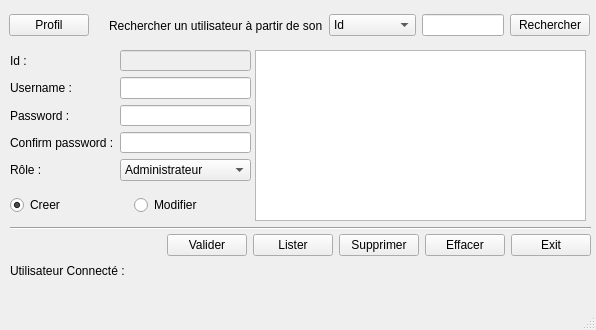
<?xml version="1.0" encoding="UTF-8"?>
<ui version="4.0">
 <class>UIAdministrateur</class>
 <widget class="QMainWindow" name="UIAdministrateur">
  <property name="geometry">
   <rect>
    <x>0</x>
    <y>0</y>
    <width>596</width>
    <height>330</height>
   </rect>
  </property>
  <property name="minimumSize">
   <size>
    <width>596</width>
    <height>330</height>
   </size>
  </property>
  <property name="maximumSize">
   <size>
    <width>596</width>
    <height>330</height>
   </size>
  </property>
  <property name="windowTitle">
   <string>Interface administrateur</string>
  </property>
  <widget class="QWidget" name="centralwidget">
   <widget class="QWidget" name="formLayoutWidget">
    <property name="geometry">
     <rect>
      <x>10</x>
      <y>50</y>
      <width>241</width>
      <height>131</height>
     </rect>
    </property>
    <layout class="QFormLayout" name="formLayout">
     <item row="0" column="0">
      <widget class="QLabel" name="labelId">
       <property name="text">
        <string>Id :</string>
       </property>
      </widget>
     </item>
     <item row="0" column="1">
      <widget class="QLineEdit" name="lineEditId">
       <property name="enabled">
        <bool>false</bool>
       </property>
      </widget>
     </item>
     <item row="1" column="0">
      <widget class="QLabel" name="labelUsername">
       <property name="text">
        <string>Username :</string>
       </property>
      </widget>
     </item>
     <item row="1" column="1">
      <widget class="QLineEdit" name="lineEditUsername"/>
     </item>
     <item row="2" column="0">
      <widget class="QLabel" name="labelPassword">
       <property name="text">
        <string>Password :</string>
       </property>
      </widget>
     </item>
     <item row="2" column="1">
      <widget class="QLineEdit" name="lineEditPassword">
       <property name="echoMode">
        <enum>QLineEdit::Password</enum>
       </property>
      </widget>
     </item>
     <item row="3" column="0">
      <widget class="QLabel" name="labelConfirmPassword">
       <property name="text">
        <string>Confirm password :</string>
       </property>
      </widget>
     </item>
     <item row="3" column="1">
      <widget class="QLineEdit" name="lineEditConfirmPassword">
       <property name="echoMode">
        <enum>QLineEdit::Password</enum>
       </property>
      </widget>
     </item>
     <item row="4" column="0">
      <widget class="QLabel" name="labelRole">
       <property name="text">
        <string>Rôle :</string>
       </property>
      </widget>
     </item>
     <item row="4" column="1">
      <widget class="QComboBox" name="comboBoxRole">
       <property name="currentIndex">
        <number>0</number>
       </property>
       <item>
        <property name="text">
         <string>Administrateur</string>
        </property>
       </item>
       <item>
        <property name="text">
         <string>Responsable</string>
        </property>
       </item>
       <item>
        <property name="text">
         <string>Formateur</string>
        </property>
       </item>
       <item>
        <property name="text">
         <string>Etudiant</string>
        </property>
       </item>
      </widget>
     </item>
    </layout>
   </widget>
   <widget class="QWidget" name="horizontalLayoutWidget">
    <property name="geometry">
     <rect>
      <x>10</x>
      <y>190</y>
      <width>241</width>
      <height>31</height>
     </rect>
    </property>
    <layout class="QHBoxLayout" name="horizontalLayout">
     <item>
      <widget class="QRadioButton" name="radioButtonCreer">
       <property name="text">
        <string>Creer</string>
       </property>
       <property name="checked">
        <bool>true</bool>
       </property>
      </widget>
     </item>
     <item>
      <widget class="QRadioButton" name="radioButtonModifier">
       <property name="text">
        <string>Modifier</string>
       </property>
      </widget>
     </item>
    </layout>
   </widget>
   <widget class="Line" name="line">
    <property name="geometry">
     <rect>
      <x>10</x>
      <y>220</y>
      <width>581</width>
      <height>16</height>
     </rect>
    </property>
    <property name="orientation">
     <enum>Qt::Horizontal</enum>
    </property>
   </widget>
   <widget class="QWidget" name="horizontalLayoutWidget_2">
    <property name="geometry">
     <rect>
      <x>10</x>
      <y>230</y>
      <width>581</width>
      <height>31</height>
     </rect>
    </property>
    <layout class="QHBoxLayout" name="horizontalLayout_2">
     <item>
      <spacer name="horizontalSpacer">
       <property name="orientation">
        <enum>Qt::Horizontal</enum>
       </property>
       <property name="sizeHint" stdset="0">
        <size>
         <width>40</width>
         <height>20</height>
        </size>
       </property>
      </spacer>
     </item>
     <item>
      <widget class="QPushButton" name="pushButtonValider">
       <property name="text">
        <string>Valider</string>
       </property>
      </widget>
     </item>
     <item>
      <widget class="QPushButton" name="pushButtonLister">
       <property name="text">
        <string>Lister</string>
       </property>
      </widget>
     </item>
     <item>
      <widget class="QPushButton" name="pushButtonSupprimer">
       <property name="text">
        <string>Supprimer</string>
       </property>
      </widget>
     </item>
     <item>
      <widget class="QPushButton" name="pushButtonEffacer">
       <property name="text">
        <string>Effacer</string>
       </property>
      </widget>
     </item>
     <item>
      <widget class="QPushButton" name="pushButtonExit">
       <property name="text">
        <string>Exit</string>
       </property>
      </widget>
     </item>
    </layout>
   </widget>
   <widget class="QTableView" name="tableView">
    <property name="geometry">
     <rect>
      <x>255</x>
      <y>50</y>
      <width>331</width>
      <height>171</height>
     </rect>
    </property>
   </widget>
   <widget class="QWidget" name="horizontalLayoutWidget_3">
    <property name="geometry">
     <rect>
      <x>9</x>
      <y>10</y>
      <width>581</width>
      <height>31</height>
     </rect>
    </property>
    <layout class="QHBoxLayout" name="horizontalLayout_3">
     <item>
      <widget class="QPushButton" name="pushButtonProfil">
       <property name="toolTip">
        <string>Consulter mon profil ...</string>
       </property>
       <property name="text">
        <string>Profil</string>
       </property>
      </widget>
     </item>
     <item>
      <spacer name="horizontalSpacer_2">
       <property name="orientation">
        <enum>Qt::Horizontal</enum>
       </property>
       <property name="sizeHint" stdset="0">
        <size>
         <width>40</width>
         <height>20</height>
        </size>
       </property>
      </spacer>
     </item>
     <item>
      <widget class="QLabel" name="labelRechercher">
       <property name="text">
        <string>Rechercher un utilisateur à partir de son</string>
       </property>
      </widget>
     </item>
     <item>
      <widget class="QComboBox" name="comboBoxRechercherPar">
       <property name="currentIndex">
        <number>0</number>
       </property>
       <item>
        <property name="text">
         <string>Id</string>
        </property>
       </item>
       <item>
        <property name="text">
         <string>Username</string>
        </property>
       </item>
      </widget>
     </item>
     <item>
      <widget class="QLineEdit" name="lineEditRechercher"/>
     </item>
     <item>
      <widget class="QPushButton" name="pushButtonRechercher">
       <property name="text">
        <string>Rechercher</string>
       </property>
      </widget>
     </item>
    </layout>
   </widget>
   <widget class="QWidget" name="horizontalLayoutWidget_4">
    <property name="geometry">
     <rect>
      <x>10</x>
      <y>260</y>
      <width>221</width>
      <height>21</height>
     </rect>
    </property>
    <layout class="QHBoxLayout" name="horizontalLayout_4">
     <item>
      <widget class="QLabel" name="labelUtilisateurConnecteTitre">
       <property name="text">
        <string>Utilisateur Connecté :</string>
       </property>
      </widget>
     </item>
     <item>
      <widget class="QLabel" name="labelUtilisateurConnecte">
       <property name="text">
        <string>&lt;dynamic&gt;</string>
       </property>
      </widget>
     </item>
    </layout>
   </widget>
  </widget>
  <widget class="QMenuBar" name="menubar">
   <property name="geometry">
    <rect>
     <x>0</x>
     <y>0</y>
     <width>596</width>
     <height>21</height>
    </rect>
   </property>
  </widget>
  <widget class="QStatusBar" name="statusbar"/>
 </widget>
 <resources/>
 <connections/>
</ui>
